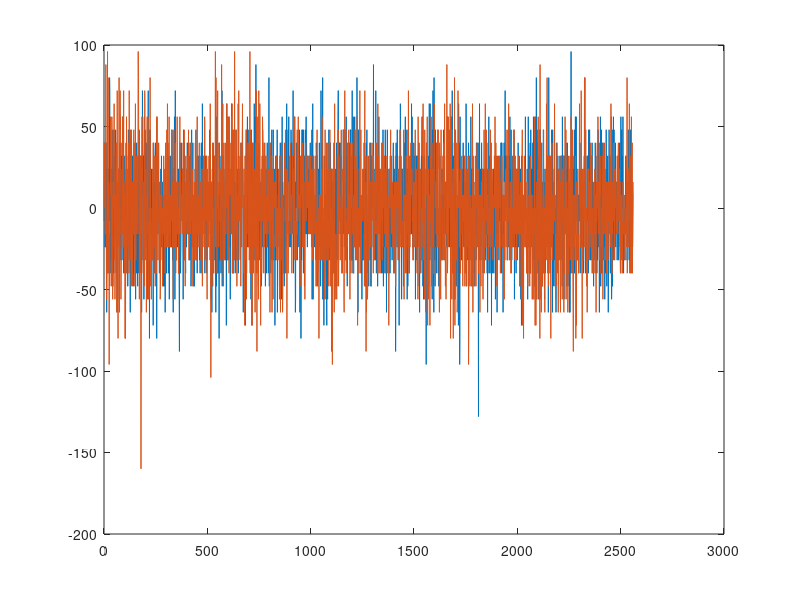

Here is the MATLAB script that generated this plot:
clc;
close all;
clear;
%%%%%%%%%%%%%%%%
c = 3e8;
fs = 5e6;
N = 2560;
NFFT = 10*N;
tc = N/fs; %[sample/samples/sec]
K = fs / tc  % chirp rate
freq = (-fs/2: fs/N: fs/2-fs/N); %original code
freq = freq';
distance1 = c * freq / K / 2.0;
distance2 = c ./ freq / 2.0;
offset = 4*N;%Offset by number of bytes
t = linspace(0,tc,N);
pulse_to_avg=2; % this is how many pulses you want to get averaged
fileID_rx = fopen('usrp_samples_loopback.dat');
pulse_after_avg=1;


rx0_sum=zeros(pulse_after_avg,N);
w_HM = hamming(N);
w_BM = blackman(N);
w = w_BM;
%{
load refsig_B200_08142018_avg50_400000points_anttena.mat;
%load refsig_B200_08142018_avg100_400000points_realsig.mat;
%load refsig_B200_08142018_avg20_400000points.mat;
tx_sig=refsig_avg;
%plot(real(tx_sig));
TX = fft(tx_sig);  
%}
extra = 0;
xq = 1:0.5:N+0.5;
for n= 1:pulse_after_avg;n
    for m = 1:1:pulse_to_avg;m
        fseek(fileID_rx, offset*((n-1)*pulse_to_avg+(m-1)), 'bof');
        data_rx = fread(fileID_rx,2*(N+extra),'int16');
        rx0 = ((data_rx(2:2:end)) + 1i*(data_rx(1:2:end)))';
        rx0_sum(n,:)=rx0_sum(n,:)+rx0;
        %plot(real(RX0),'*');   
        %hold on;
    end
end
rx0_avg=conj(rx0_sum)/pulse_to_avg; % For some reason, IQ channals are inversed, so using conj
%plot(real(rx0_avg));
refsig_avg=rx0_avg;
plot(real(rx0_avg))
hold on;
plot(imag(rx0_avg));
%{
for m = 1:1:pulse_after_avg;m
    %RX = fft(rx0_avg(m,:).*w');
    %pc(:,(m))= ifft(conj(TX).*RX);
    %pc(:,(m))= ifft(conj(RX).*RX); % Auto correltation
    pc_mixer(:,m)=fft(conj(tx_sig).*rx0_avg.*w');
    
end

figure;
pc_mixer_log = fftshift(20*log10(abs(pc_mixer(:,m))));
plot(distance1, pc_mixer_log-max(pc_mixer_log),'.-');
xlim([0,1000]);
grid on;
%}
